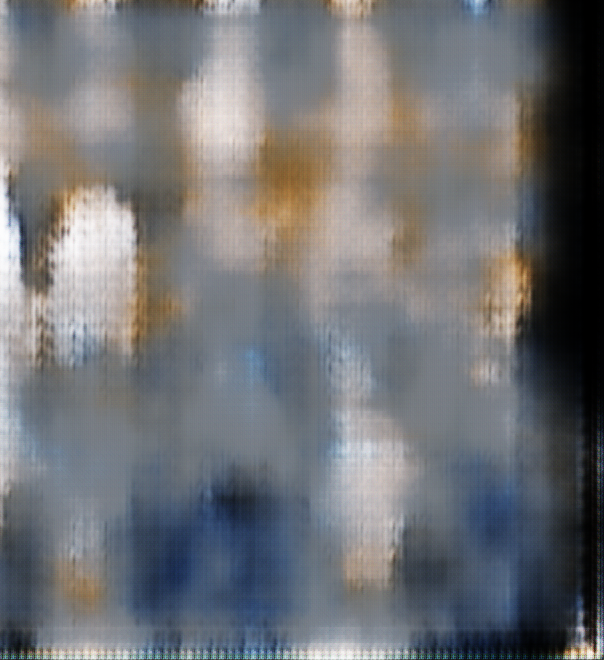
#> input picture image_processing/ghost_bg.png, 604 x 660 px
$ python combine_image.py
#> lines starting #> are read from the running program, lines starting #| are printed output that depends on the picture; pictures that were not available may be replaced by others from this repository, and a replacement may not be noted
import numpy as np
import cv2
from matplotlib import pyplot as plt
from os import listdir
from os.path import isfile, join
from PIL import Image, ImageFilter

# bg is the folder that holds the background images
mypath = "image_processing/bg/"
onlyfiles = [f for f in listdir(mypath) if isfile(join(mypath, f)) and f != ".DS_Store"]
# good is the folder that holds the best ghost results from pix2pix
layerpath = "image_processing/good/"
layerfiles = [f for f in listdir(layerpath) if isfile(join(layerpath, f)) and f != ".DS_Store"]
# load the ghost background generated by blank image
ghost_bg = Image.open("image_processing/ghost_bg.png")
#> ghost_bg is the input picture: PIL image 604x660 RGBA; mean R, G, B, A 112.4, 113.6, 116.7, 255

for filename in onlyfiles:
    if filename.endswith(".jpeg") or filename.endswith(".png") or filename.endswith(".jpg"):
        print("Background: " + filename)
        bg_img = Image.open(mypath + filename)
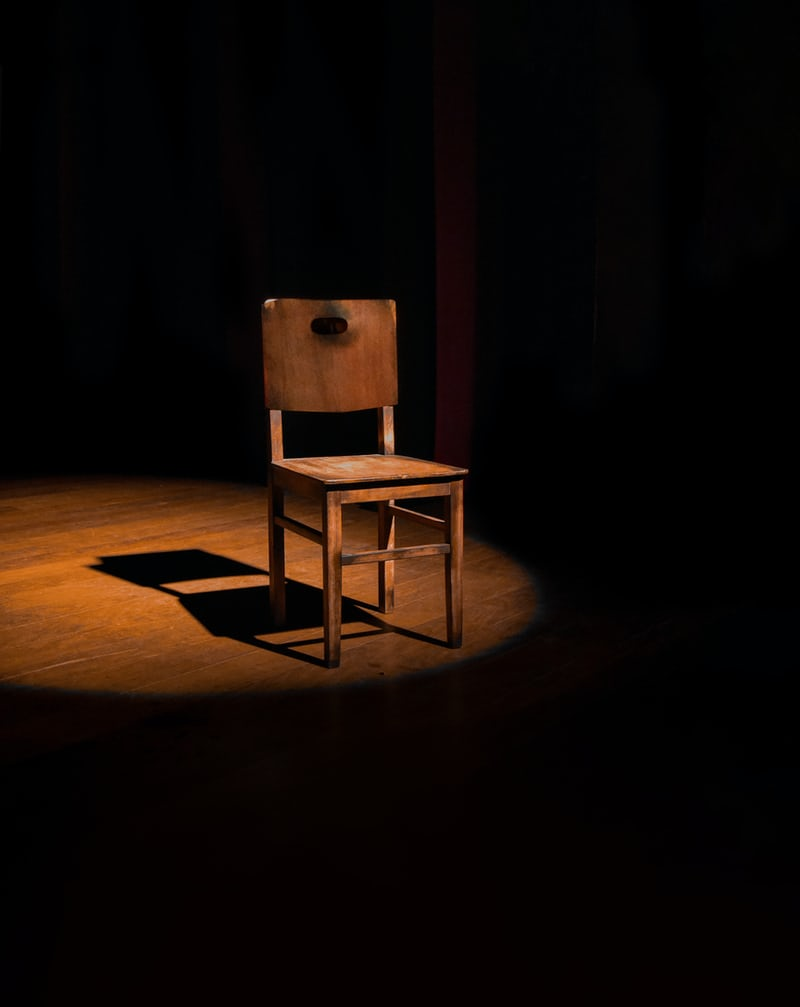
#> input picture image_processing/bg/chair.jpeg, 800 x 1007 px
#> bg_img is the input picture: PIL image 800x1007 RGB; mean R, G, B 18.8, 9.7, 4.9
        for layername in layerfiles:
            print("Layer: " + layername)
            current_img = bg_img.copy()
            current_bg = ghost_bg.resize(bg_img.size)
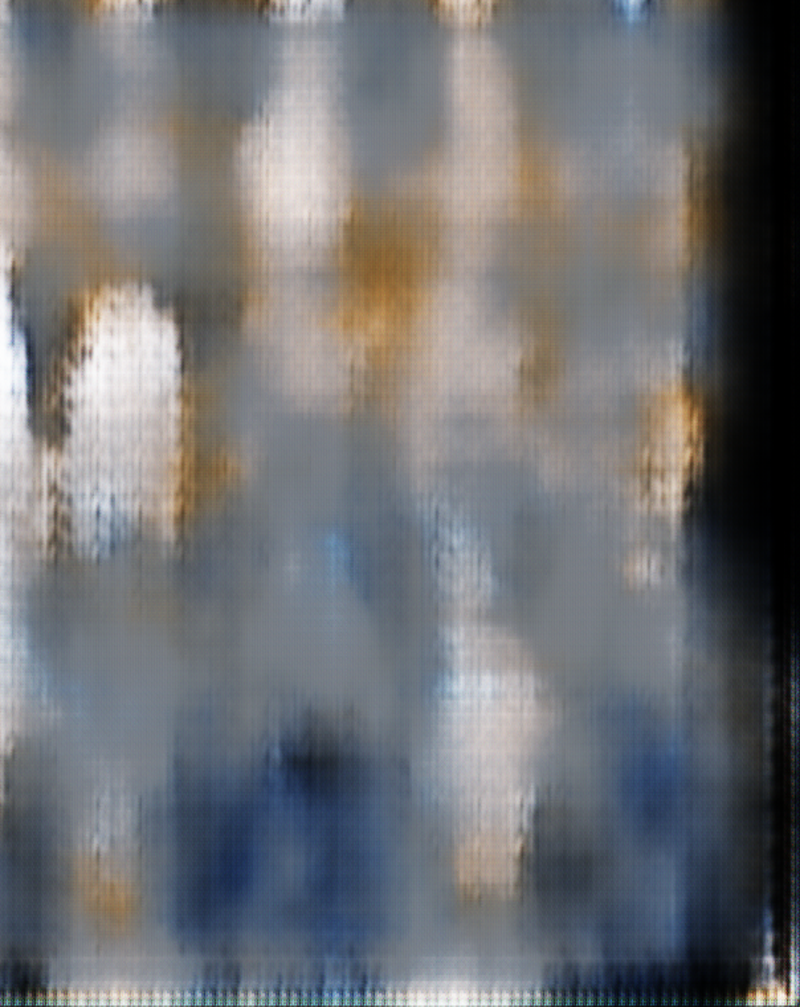
#> current_bg: PIL image 800x1007 RGBA; mean R, G, B, A 112.4, 113.6, 116.7, 255
            current_bg.putalpha(127)
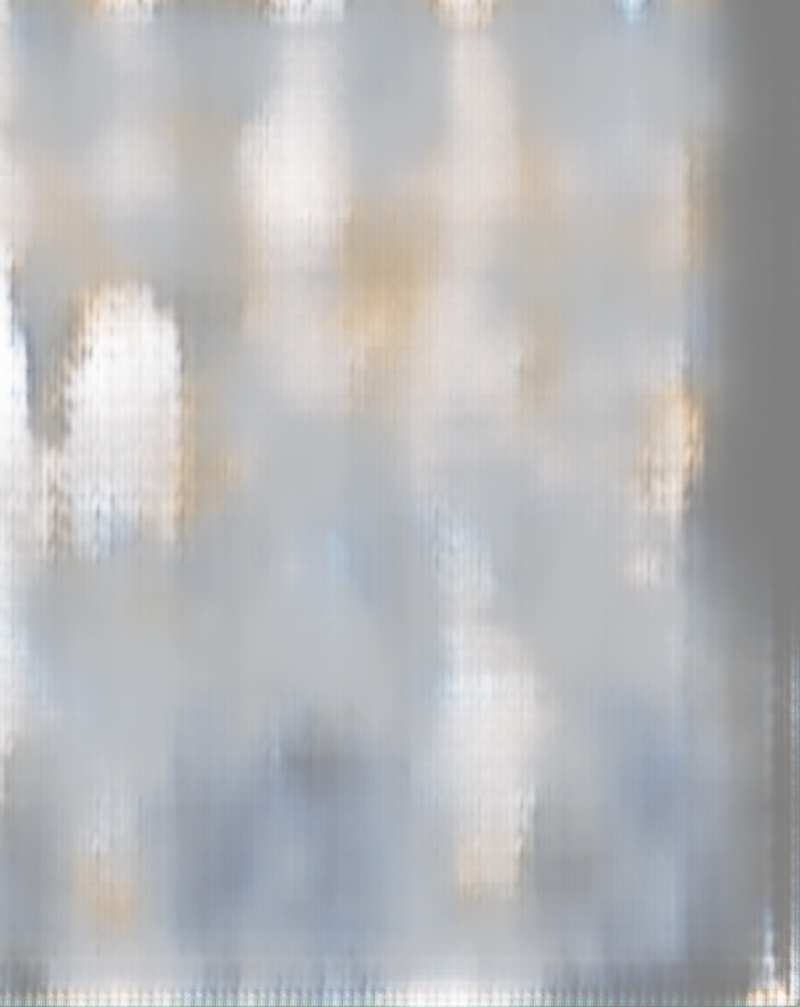
#> current_bg: PIL image 800x1007 RGBA; mean R, G, B, A 112.4, 113.6, 116.7, 127; transparent parts drawn white
            current_img.paste(current_bg, (0,0), current_bg)
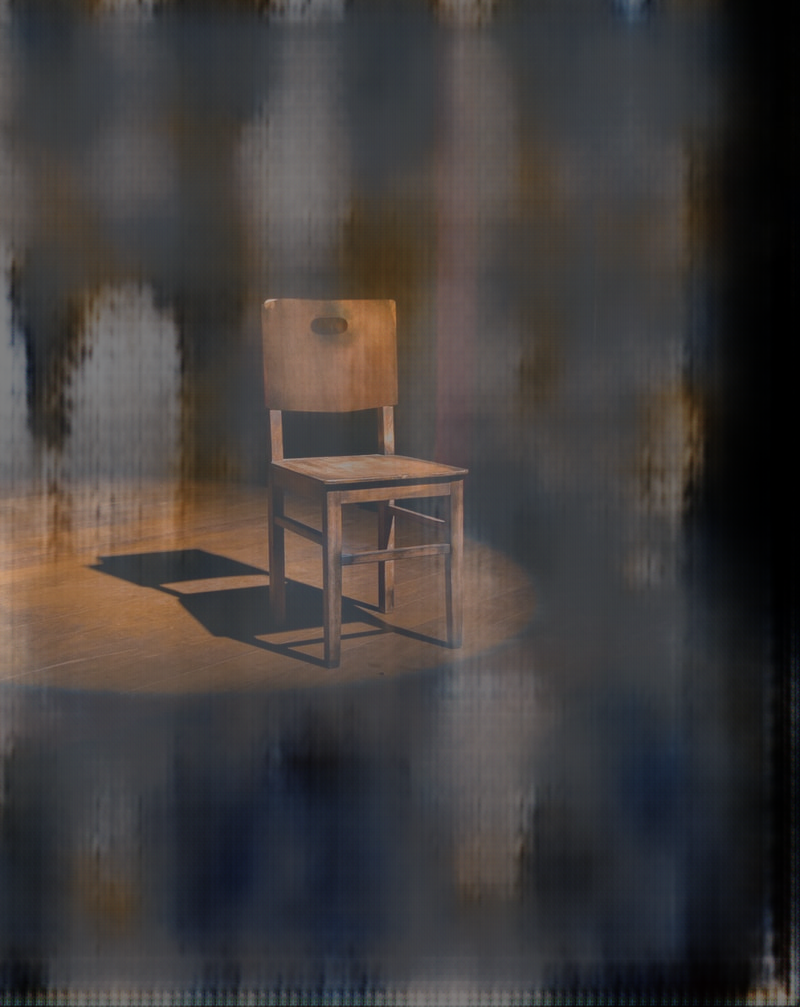
#> current_img: PIL image 800x1007 RGB; mean R, G, B 65.4, 61.4, 60.6
            new_name = filename + layername
            layer_img = Image.open(layerpath + layername)
            width, height = bg_img.size
#> width = 800; height = 1007
            resized_layer = layer_img.resize(bg_img.size)
            # resized_layer = layer_img.copy()
            resized_layer.putalpha(127)
            current_img = current_img.filter(ImageFilter.GaussianBlur(radius = 3))
            layer_width, layer_height = resized_layer.size
#> layer_width = 800; layer_height = 1007
            current_img.paste(resized_layer, (0, 0), resized_layer)
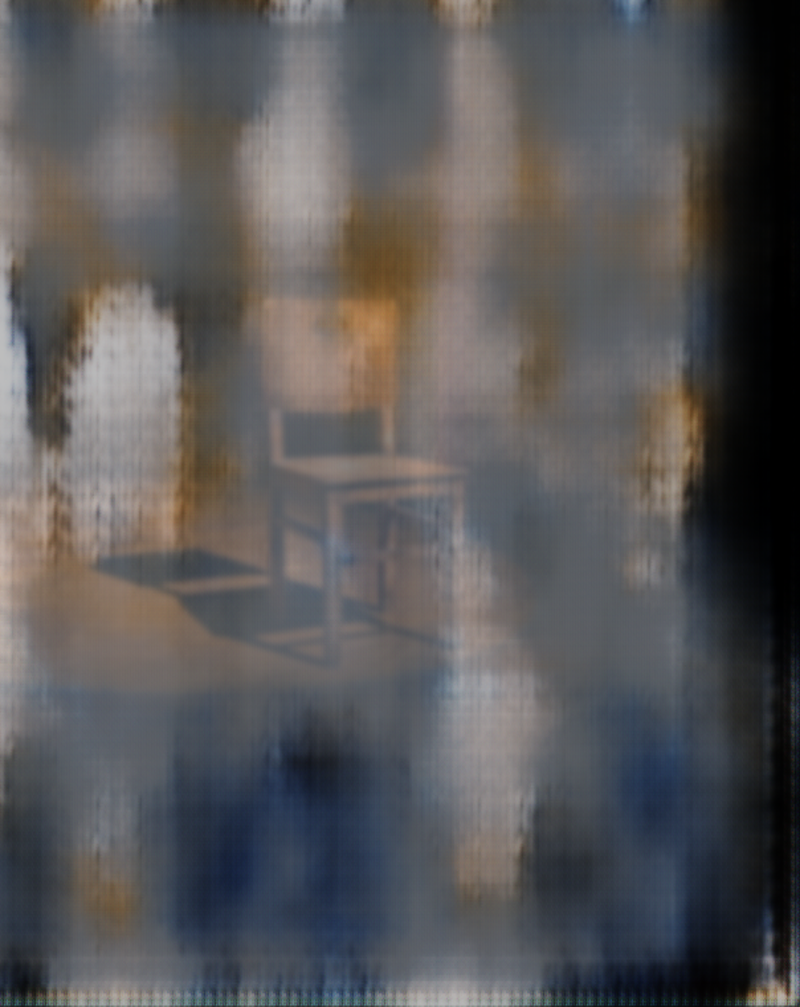
#> current_img: PIL image 800x1007 RGB; mean R, G, B 88.6, 87.2, 88.4
            # bg_img.show()
            current_img.save('final_result/' + new_name)
#> pass 2 of the loop `for filename in onlyfiles:`:
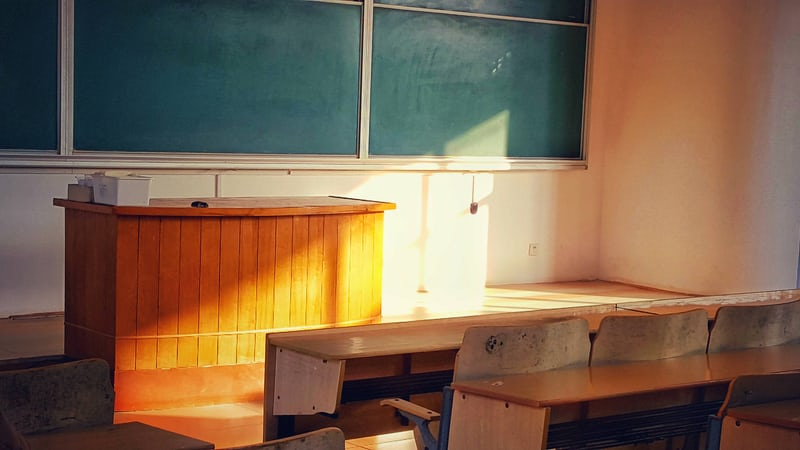
#> input picture image_processing/bg/classroom1.jpeg, 800 x 450 px
#> bg_img is the input picture: PIL image 800x450 RGB; mean R, G, B 126.4, 100.9, 78
#> `current_bg.putalpha(127)`:
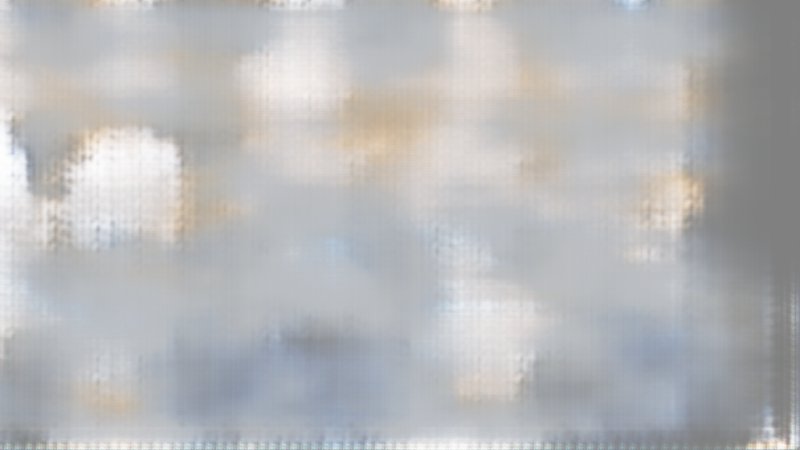
#> current_bg: PIL image 800x450 RGBA; mean R, G, B, A 112.4, 113.6, 116.7, 127; transparent parts drawn white
#> `current_img.paste(resized_layer, (0, 0), resized_layer)`:
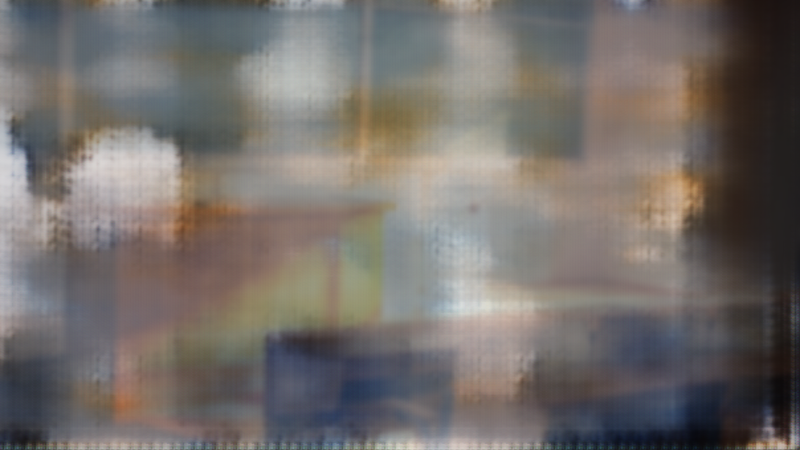
#> current_img: PIL image 800x450 RGB; mean R, G, B 115.9, 110.3, 106.8
#> pass 3 of the loop `for filename in onlyfiles:`:
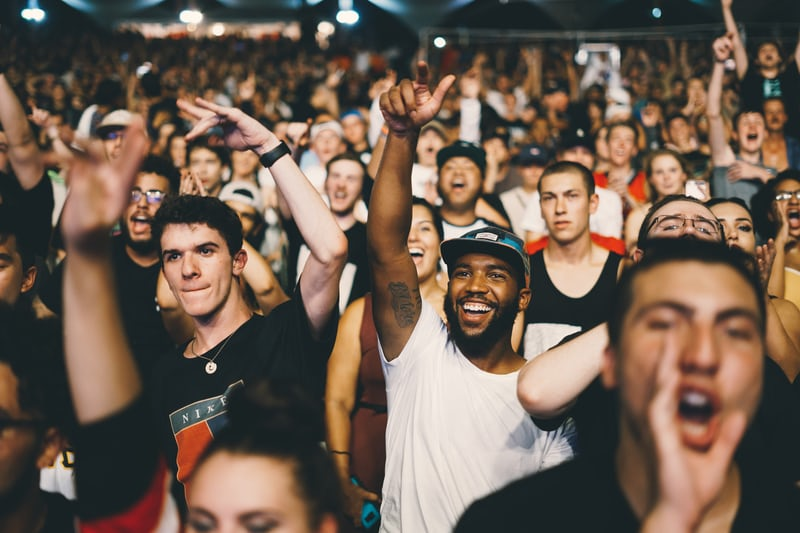
#> input picture image_processing/bg/music.jpeg, 800 x 533 px
#> bg_img is the input picture: PIL image 800x533 RGB; mean R, G, B 111.6, 93.9, 80.8
#> `current_bg.putalpha(127)`:
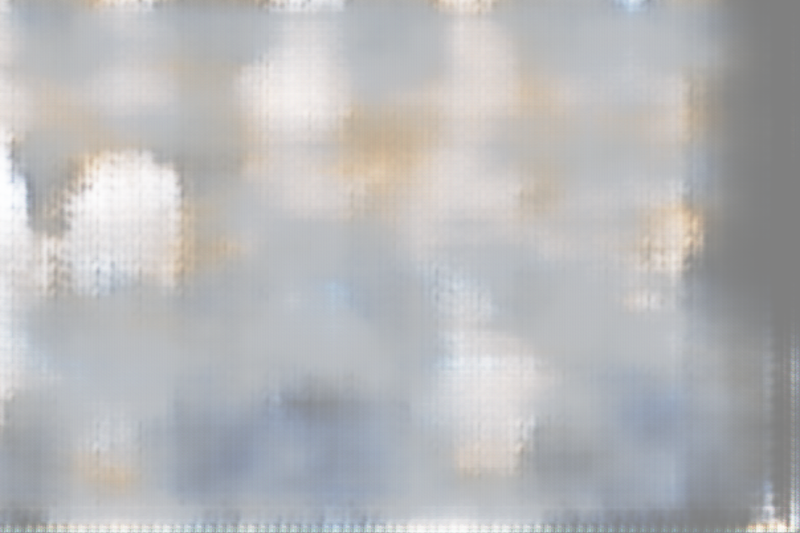
#> current_bg: PIL image 800x533 RGBA; mean R, G, B, A 112.4, 113.6, 116.7, 127; transparent parts drawn white
#> `current_img.paste(resized_layer, (0, 0), resized_layer)`:
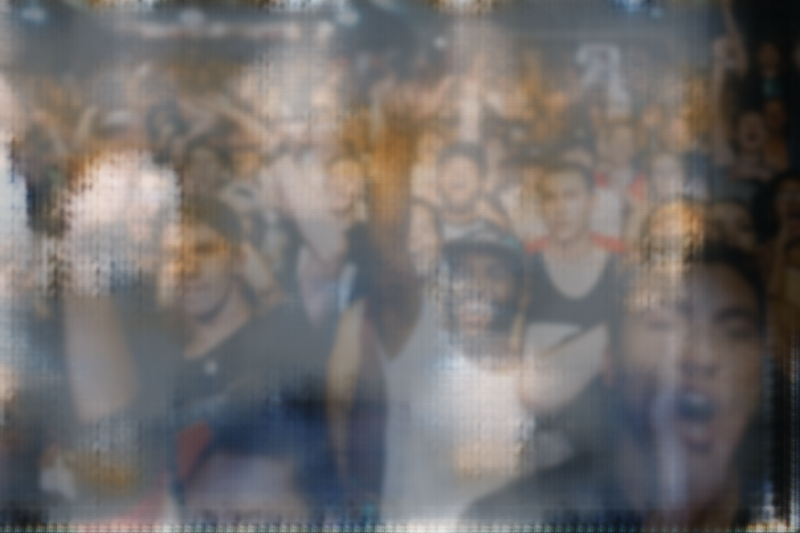
#> current_img: PIL image 800x533 RGB; mean R, G, B 112.2, 108.6, 107.6
